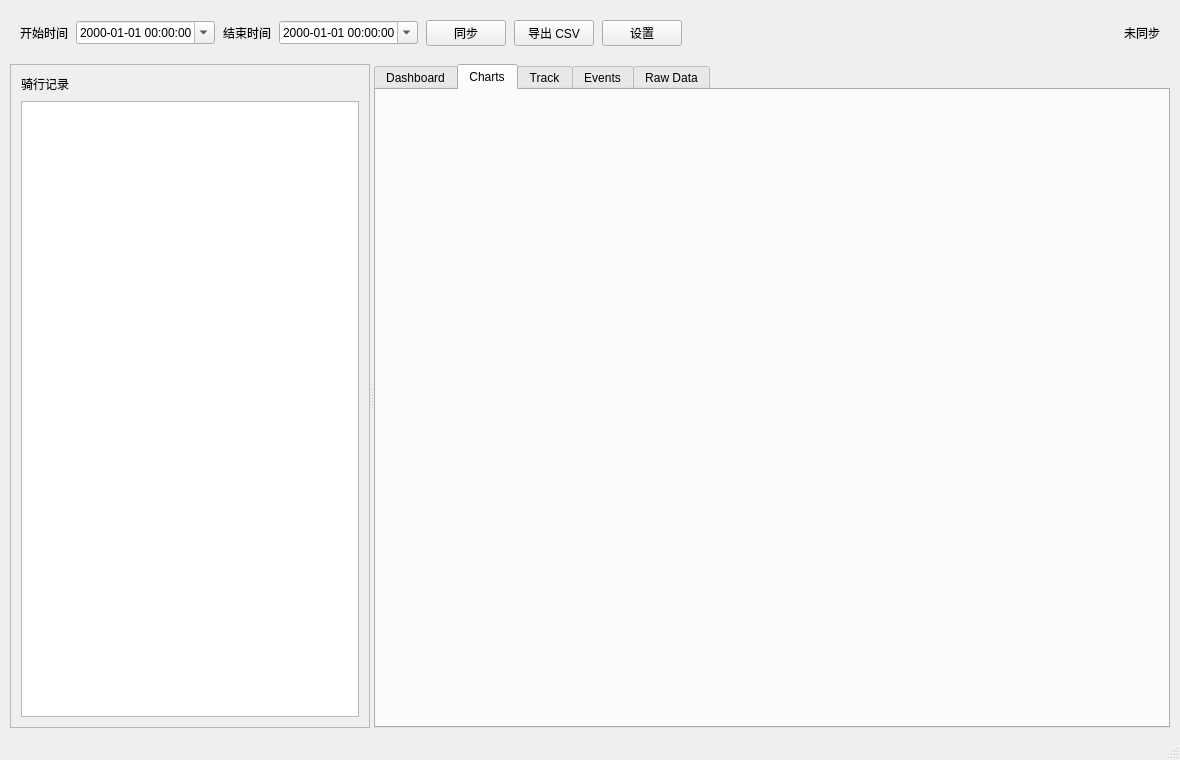
<?xml version="1.0" encoding="UTF-8"?>
<ui version="4.0">
 <class>MainWindow</class>
 <widget class="QMainWindow" name="MainWindow">
  <property name="geometry">
   <rect>
    <x>0</x>
    <y>0</y>
    <width>1180</width>
    <height>760</height>
   </rect>
  </property>
  <property name="windowTitle">
   <string>CyclingDataAnalyzer</string>
  </property>
  <widget class="QWidget" name="centralwidget">
   <layout class="QVBoxLayout" name="mainVerticalLayout">
    <property name="spacing">
     <number>8</number>
    </property>
    <property name="leftMargin">
     <number>10</number>
    </property>
    <property name="topMargin">
     <number>10</number>
    </property>
    <property name="rightMargin">
     <number>10</number>
    </property>
    <property name="bottomMargin">
     <number>10</number>
    </property>
    <item>
     <widget class="QFrame" name="topBarFrame">
      <property name="sizePolicy">
       <sizepolicy hsizetype="Expanding" vsizetype="Fixed">
        <horstretch>0</horstretch>
        <verstretch>0</verstretch>
       </sizepolicy>
      </property>
      <property name="minimumSize">
       <size>
        <width>0</width>
        <height>46</height>
       </size>
      </property>
      <property name="maximumSize">
       <size>
        <width>16777215</width>
        <height>54</height>
       </size>
      </property>
      <property name="frameShape">
       <enum>QFrame::Shape::NoFrame</enum>
      </property>
      <property name="frameShadow">
       <enum>QFrame::Shadow::Plain</enum>
      </property>
      <layout class="QHBoxLayout" name="topBarLayout">
       <property name="spacing">
        <number>8</number>
       </property>
       <property name="leftMargin">
        <number>10</number>
       </property>
       <property name="topMargin">
        <number>4</number>
       </property>
       <property name="rightMargin">
        <number>10</number>
       </property>
       <property name="bottomMargin">
        <number>4</number>
       </property>
       <item>
        <widget class="QLabel" name="startTimeLabel">
         <property name="text">
          <string>开始时间</string>
         </property>
        </widget>
       </item>
       <item>
        <widget class="QDateTimeEdit" name="startDateTimeEdit">
         <property name="displayFormat">
          <string>yyyy-MM-dd HH:mm:ss</string>
         </property>
         <property name="calendarPopup">
          <bool>true</bool>
         </property>
        </widget>
       </item>
       <item>
        <widget class="QLabel" name="endTimeLabel">
         <property name="text">
          <string>结束时间</string>
         </property>
        </widget>
       </item>
       <item>
        <widget class="QDateTimeEdit" name="endDateTimeEdit">
         <property name="displayFormat">
          <string>yyyy-MM-dd HH:mm:ss</string>
         </property>
         <property name="calendarPopup">
          <bool>true</bool>
         </property>
        </widget>
       </item>
       <item>
        <widget class="QPushButton" name="syncButton">
         <property name="text">
          <string>同步</string>
         </property>
        </widget>
       </item>
       <item>
        <widget class="QPushButton" name="exportButton">
         <property name="text">
          <string>导出 CSV</string>
         </property>
        </widget>
       </item>
       <item>
        <widget class="QPushButton" name="settingsButton">
         <property name="text">
          <string>设置</string>
         </property>
        </widget>
       </item>
       <item>
        <spacer name="topBarSpacer">
         <property name="orientation">
          <enum>Qt::Orientation::Horizontal</enum>
         </property>
         <property name="sizeHint" stdset="0">
          <size>
           <width>40</width>
           <height>20</height>
          </size>
         </property>
        </spacer>
       </item>
       <item>
        <widget class="QLabel" name="syncStateLabel">
         <property name="text">
          <string>未同步</string>
         </property>
         <property name="alignment">
          <set>Qt::AlignmentFlag::AlignRight|Qt::AlignmentFlag::AlignTrailing|Qt::AlignmentFlag::AlignVCenter</set>
         </property>
        </widget>
       </item>
      </layout>
     </widget>
    </item>
    <item>
     <widget class="QSplitter" name="mainSplitter">
      <property name="sizePolicy">
       <sizepolicy hsizetype="Expanding" vsizetype="Expanding">
        <horstretch>0</horstretch>
        <verstretch>1</verstretch>
       </sizepolicy>
      </property>
      <property name="orientation">
       <enum>Qt::Orientation::Horizontal</enum>
      </property>
      <widget class="QFrame" name="rideListFrame">
       <property name="minimumSize">
        <size>
         <width>260</width>
         <height>0</height>
        </size>
       </property>
       <property name="maximumSize">
        <size>
         <width>360</width>
         <height>16777215</height>
        </size>
       </property>
       <property name="frameShape">
        <enum>QFrame::Shape::StyledPanel</enum>
       </property>
       <layout class="QVBoxLayout" name="rideListLayout">
        <property name="spacing">
         <number>8</number>
        </property>
        <property name="leftMargin">
         <number>10</number>
        </property>
        <property name="topMargin">
         <number>10</number>
        </property>
        <property name="rightMargin">
         <number>10</number>
        </property>
        <property name="bottomMargin">
         <number>10</number>
        </property>
        <item>
         <widget class="QLabel" name="rideListTitleLabel">
          <property name="text">
           <string>骑行记录</string>
          </property>
         </widget>
        </item>
        <item>
         <widget class="QListWidget" name="rideListWidget"/>
        </item>
       </layout>
      </widget>
      <widget class="QTabWidget" name="contentTabWidget">
       <property name="currentIndex">
        <number>1</number>
       </property>
       <widget class="QWidget" name="dashboardTab">
        <attribute name="title">
         <string>Dashboard</string>
        </attribute>
        <layout class="QVBoxLayout" name="dashboardLayout">
         <property name="spacing">
          <number>10</number>
         </property>
         <property name="leftMargin">
          <number>12</number>
         </property>
         <property name="topMargin">
          <number>12</number>
         </property>
         <property name="rightMargin">
          <number>12</number>
         </property>
         <property name="bottomMargin">
          <number>12</number>
         </property>
         <item>
          <widget class="QLabel" name="dashboardTitleLabel">
           <property name="maximumSize">
            <size>
             <width>16777215</width>
             <height>24</height>
            </size>
           </property>
           <property name="font">
            <font>
             <pointsize>10</pointsize>
             <bold>true</bold>
            </font>
           </property>
           <property name="text">
            <string>请选择一条骑行记录</string>
           </property>
          </widget>
         </item>
         <item>
          <layout class="QGridLayout" name="statsGridLayout">
           <property name="spacing">
            <number>18</number>
           </property>
           <item row="0" column="0">
            <widget class="QGroupBox" name="timeGroupBox">
             <property name="minimumSize">
              <size>
               <width>0</width>
               <height>118</height>
              </size>
             </property>
             <property name="title">
              <string>时间</string>
             </property>
             <layout class="QHBoxLayout" name="timeGroupLayout">
              <property name="spacing">
               <number>14</number>
              </property>
              <item>
               <widget class="QLabel" name="timeIconLabel">
                <property name="minimumSize">
                 <size>
                  <width>42</width>
                  <height>42</height>
                 </size>
                </property>
                <property name="maximumSize">
                 <size>
                  <width>42</width>
                  <height>42</height>
                 </size>
                </property>
                <property name="frameShape">
                 <enum>QFrame::Shape::StyledPanel</enum>
                </property>
                <property name="alignment">
                 <set>Qt::AlignmentFlag::AlignCenter</set>
                </property>
               </widget>
              </item>
              <item>
               <layout class="QFormLayout" name="timeFormLayout">
                <property name="topMargin">
                 <number>6</number>
                </property>
                <property name="bottomMargin">
                 <number>6</number>
                </property>
                <item row="0" column="0">
                 <widget class="QLabel" name="rideStartLabel">
                  <property name="text">
                   <string>开始</string>
                  </property>
                 </widget>
                </item>
                <item row="0" column="1">
                 <widget class="QLabel" name="rideStartValueLabel">
                  <property name="text">
                   <string>-</string>
                  </property>
                 </widget>
                </item>
                <item row="1" column="0">
                 <widget class="QLabel" name="rideEndLabel">
                  <property name="text">
                   <string>结束</string>
                  </property>
                 </widget>
                </item>
                <item row="1" column="1">
                 <widget class="QLabel" name="rideEndValueLabel">
                  <property name="text">
                   <string>-</string>
                  </property>
                 </widget>
                </item>
                <item row="2" column="0">
                 <widget class="QLabel" name="rideDurationLabel">
                  <property name="text">
                   <string>时长</string>
                  </property>
                 </widget>
                </item>
                <item row="2" column="1">
                 <widget class="QLabel" name="rideDurationValueLabel">
                  <property name="text">
                   <string>-</string>
                  </property>
                 </widget>
                </item>
               </layout>
              </item>
             </layout>
            </widget>
           </item>
           <item row="0" column="1">
            <widget class="QGroupBox" name="distanceGroupBox">
             <property name="minimumSize">
              <size>
               <width>0</width>
               <height>118</height>
              </size>
             </property>
             <property name="title">
              <string>里程</string>
             </property>
             <layout class="QHBoxLayout" name="distanceGroupLayout">
              <property name="spacing">
               <number>14</number>
              </property>
              <item>
               <widget class="QLabel" name="distanceIconLabel">
                <property name="minimumSize">
                 <size>
                  <width>42</width>
                  <height>42</height>
                 </size>
                </property>
                <property name="maximumSize">
                 <size>
                  <width>42</width>
                  <height>42</height>
                 </size>
                </property>
                <property name="frameShape">
                 <enum>QFrame::Shape::StyledPanel</enum>
                </property>
                <property name="alignment">
                 <set>Qt::AlignmentFlag::AlignCenter</set>
                </property>
               </widget>
              </item>
              <item>
               <layout class="QFormLayout" name="distanceFormLayout">
                <property name="topMargin">
                 <number>14</number>
                </property>
                <property name="bottomMargin">
                 <number>14</number>
                </property>
                <item row="0" column="0">
                 <widget class="QLabel" name="tripMileageLabel">
                  <property name="text">
                   <string>单次里程</string>
                  </property>
                 </widget>
                </item>
                <item row="0" column="1">
                 <widget class="QLabel" name="tripMileageValueLabel">
                  <property name="text">
                   <string>-</string>
                  </property>
                 </widget>
                </item>
                <item row="1" column="0">
                 <widget class="QLabel" name="totalMileageLabel">
                  <property name="text">
                   <string>总里程</string>
                  </property>
                 </widget>
                </item>
                <item row="1" column="1">
                 <widget class="QLabel" name="totalMileageValueLabel">
                  <property name="text">
                   <string>-</string>
                  </property>
                 </widget>
                </item>
               </layout>
              </item>
             </layout>
            </widget>
           </item>
           <item row="1" column="0">
            <widget class="QGroupBox" name="heartRateGroupBox">
             <property name="minimumSize">
              <size>
               <width>0</width>
               <height>118</height>
              </size>
             </property>
             <property name="title">
              <string>心率</string>
             </property>
             <layout class="QHBoxLayout" name="heartRateGroupLayout">
              <property name="spacing">
               <number>14</number>
              </property>
              <item>
               <widget class="QLabel" name="heartRateIconLabel">
                <property name="minimumSize">
                 <size>
                  <width>42</width>
                  <height>42</height>
                 </size>
                </property>
                <property name="maximumSize">
                 <size>
                  <width>42</width>
                  <height>42</height>
                 </size>
                </property>
                <property name="frameShape">
                 <enum>QFrame::Shape::StyledPanel</enum>
                </property>
                <property name="alignment">
                 <set>Qt::AlignmentFlag::AlignCenter</set>
                </property>
               </widget>
              </item>
              <item>
               <layout class="QFormLayout" name="heartRateFormLayout">
                <property name="topMargin">
                 <number>14</number>
                </property>
                <property name="bottomMargin">
                 <number>14</number>
                </property>
                <item row="0" column="0">
                 <widget class="QLabel" name="avgHeartRateLabel">
                  <property name="text">
                   <string>平均心率</string>
                  </property>
                 </widget>
                </item>
                <item row="0" column="1">
                 <widget class="QLabel" name="avgHeartRateValueLabel">
                  <property name="text">
                   <string>-</string>
                  </property>
                 </widget>
                </item>
                <item row="1" column="0">
                 <widget class="QLabel" name="maxHeartRateLabel">
                  <property name="text">
                   <string>最大心率</string>
                  </property>
                 </widget>
                </item>
                <item row="1" column="1">
                 <widget class="QLabel" name="maxHeartRateValueLabel">
                  <property name="text">
                   <string>-</string>
                  </property>
                 </widget>
                </item>
               </layout>
              </item>
             </layout>
            </widget>
           </item>
           <item row="1" column="1">
            <widget class="QGroupBox" name="speedGroupBox">
             <property name="minimumSize">
              <size>
               <width>0</width>
               <height>118</height>
              </size>
             </property>
             <property name="title">
              <string>速度</string>
             </property>
             <layout class="QHBoxLayout" name="speedGroupLayout">
              <property name="spacing">
               <number>14</number>
              </property>
              <item>
               <widget class="QLabel" name="speedIconLabel">
                <property name="minimumSize">
                 <size>
                  <width>42</width>
                  <height>42</height>
                 </size>
                </property>
                <property name="maximumSize">
                 <size>
                  <width>42</width>
                  <height>42</height>
                 </size>
                </property>
                <property name="frameShape">
                 <enum>QFrame::Shape::StyledPanel</enum>
                </property>
                <property name="alignment">
                 <set>Qt::AlignmentFlag::AlignCenter</set>
                </property>
               </widget>
              </item>
              <item>
               <layout class="QFormLayout" name="speedFormLayout">
                <property name="topMargin">
                 <number>14</number>
                </property>
                <property name="bottomMargin">
                 <number>14</number>
                </property>
                <item row="0" column="0">
                 <widget class="QLabel" name="avgSpeedLabel">
                  <property name="text">
                   <string>平均速度</string>
                  </property>
                 </widget>
                </item>
                <item row="0" column="1">
                 <widget class="QLabel" name="avgSpeedValueLabel">
                  <property name="text">
                   <string>-</string>
                  </property>
                 </widget>
                </item>
                <item row="1" column="0">
                 <widget class="QLabel" name="maxSpeedLabel">
                  <property name="text">
                   <string>最大速度</string>
                  </property>
                 </widget>
                </item>
                <item row="1" column="1">
                 <widget class="QLabel" name="maxSpeedValueLabel">
                  <property name="text">
                   <string>-</string>
                  </property>
                 </widget>
                </item>
               </layout>
              </item>
             </layout>
            </widget>
           </item>
           <item row="2" column="0">
            <widget class="QGroupBox" name="spo2GroupBox">
             <property name="minimumSize">
              <size>
               <width>0</width>
               <height>118</height>
              </size>
             </property>
             <property name="title">
              <string>血氧</string>
             </property>
             <layout class="QHBoxLayout" name="spo2GroupLayout">
              <property name="spacing">
               <number>14</number>
              </property>
              <item>
               <widget class="QLabel" name="spo2IconLabel">
                <property name="minimumSize">
                 <size>
                  <width>42</width>
                  <height>42</height>
                 </size>
                </property>
                <property name="maximumSize">
                 <size>
                  <width>42</width>
                  <height>42</height>
                 </size>
                </property>
                <property name="frameShape">
                 <enum>QFrame::Shape::StyledPanel</enum>
                </property>
                <property name="alignment">
                 <set>Qt::AlignmentFlag::AlignCenter</set>
                </property>
               </widget>
              </item>
              <item>
               <layout class="QFormLayout" name="spo2FormLayout">
                <property name="topMargin">
                 <number>14</number>
                </property>
                <property name="bottomMargin">
                 <number>14</number>
                </property>
                <item row="0" column="0">
                 <widget class="QLabel" name="avgSpo2Label">
                  <property name="text">
                   <string>平均血氧</string>
                  </property>
                 </widget>
                </item>
                <item row="0" column="1">
                 <widget class="QLabel" name="avgSpo2ValueLabel">
                  <property name="text">
                   <string>-</string>
                  </property>
                 </widget>
                </item>
                <item row="1" column="0">
                 <widget class="QLabel" name="minSpo2Label">
                  <property name="text">
                   <string>最低血氧</string>
                  </property>
                 </widget>
                </item>
                <item row="1" column="1">
                 <widget class="QLabel" name="minSpo2ValueLabel">
                  <property name="text">
                   <string>-</string>
                  </property>
                 </widget>
                </item>
               </layout>
              </item>
             </layout>
            </widget>
           </item>
           <item row="2" column="1">
            <widget class="QGroupBox" name="environmentGroupBox">
             <property name="minimumSize">
              <size>
               <width>0</width>
               <height>118</height>
              </size>
             </property>
             <property name="title">
              <string>环境</string>
             </property>
             <layout class="QHBoxLayout" name="environmentGroupLayout">
              <property name="spacing">
               <number>14</number>
              </property>
              <item>
               <widget class="QLabel" name="environmentIconLabel">
                <property name="minimumSize">
                 <size>
                  <width>42</width>
                  <height>42</height>
                 </size>
                </property>
                <property name="maximumSize">
                 <size>
                  <width>42</width>
                  <height>42</height>
                 </size>
                </property>
                <property name="frameShape">
                 <enum>QFrame::Shape::StyledPanel</enum>
                </property>
                <property name="alignment">
                 <set>Qt::AlignmentFlag::AlignCenter</set>
                </property>
               </widget>
              </item>
              <item>
               <layout class="QFormLayout" name="environmentFormLayout">
                <property name="topMargin">
                 <number>14</number>
                </property>
                <property name="bottomMargin">
                 <number>14</number>
                </property>
                <item row="0" column="0">
                 <widget class="QLabel" name="avgTemperatureLabel">
                  <property name="text">
                   <string>平均温度</string>
                  </property>
                 </widget>
                </item>
                <item row="0" column="1">
                 <widget class="QLabel" name="avgTemperatureValueLabel">
                  <property name="text">
                   <string>-</string>
                  </property>
                 </widget>
                </item>
                <item row="1" column="0">
                 <widget class="QLabel" name="avgHumidityLabel">
                  <property name="text">
                   <string>平均湿度</string>
                  </property>
                 </widget>
                </item>
                <item row="1" column="1">
                 <widget class="QLabel" name="avgHumidityValueLabel">
                  <property name="text">
                   <string>-</string>
                  </property>
                 </widget>
                </item>
               </layout>
              </item>
             </layout>
            </widget>
           </item>
           <item row="3" column="0" colspan="2">
            <widget class="QGroupBox" name="eventGroupBox">
             <property name="minimumSize">
              <size>
               <width>0</width>
               <height>92</height>
              </size>
             </property>
             <property name="title">
              <string>事件</string>
             </property>
             <layout class="QHBoxLayout" name="eventGroupLayout">
              <property name="spacing">
               <number>14</number>
              </property>
              <item>
               <layout class="QFormLayout" name="eventFormLayout">
                <property name="topMargin">
                 <number>18</number>
                </property>
                <property name="bottomMargin">
                 <number>18</number>
                </property>
                <item row="0" column="0">
                 <widget class="QLabel" name="eventCountLabel">
                  <property name="text">
                   <string>事件数量</string>
                  </property>
                 </widget>
                </item>
                <item row="0" column="1">
                 <widget class="QLabel" name="eventCountValueLabel">
                  <property name="text">
                   <string>-</string>
                  </property>
                 </widget>
                </item>
               </layout>
              </item>
             </layout>
            </widget>
           </item>
          </layout>
         </item>
        </layout>
       </widget>
       <widget class="QWidget" name="chartsTab">
        <attribute name="title">
         <string>Charts</string>
        </attribute>
        <layout class="QVBoxLayout" name="chartsLayout">
         <item>
          <widget class="QWidget" name="chartsContainerWidget" native="true"/>
         </item>
        </layout>
       </widget>
       <widget class="QWidget" name="trackTab">
        <attribute name="title">
         <string>Track</string>
        </attribute>
        <layout class="QVBoxLayout" name="trackLayout">
         <item>
          <widget class="QLabel" name="trackPlaceholderLabel">
           <property name="text">
            <string>GPS 轨迹区域</string>
           </property>
           <property name="alignment">
            <set>Qt::AlignmentFlag::AlignCenter</set>
           </property>
          </widget>
         </item>
        </layout>
       </widget>
       <widget class="QWidget" name="eventsTab">
        <attribute name="title">
         <string>Events</string>
        </attribute>
        <layout class="QVBoxLayout" name="eventsLayout">
         <item>
          <widget class="QTableWidget" name="eventsTableWidget">
           <column>
            <property name="text">
             <string>时间</string>
            </property>
           </column>
           <column>
            <property name="text">
             <string>事件</string>
            </property>
           </column>
           <column>
            <property name="text">
             <string>类型</string>
            </property>
           </column>
           <column>
            <property name="text">
             <string>心率</string>
            </property>
           </column>
           <column>
            <property name="text">
             <string>经纬度</string>
            </property>
           </column>
          </widget>
         </item>
        </layout>
       </widget>
       <widget class="QWidget" name="rawDataTab">
        <attribute name="title">
         <string>Raw Data</string>
        </attribute>
        <layout class="QVBoxLayout" name="rawDataLayout">
         <item>
          <widget class="QTableView" name="rawDataTableView"/>
         </item>
        </layout>
       </widget>
      </widget>
     </widget>
    </item>
   </layout>
  </widget>
  <widget class="QMenuBar" name="menubar">
   <property name="geometry">
    <rect>
     <x>0</x>
     <y>0</y>
     <width>1180</width>
     <height>25</height>
    </rect>
   </property>
  </widget>
  <widget class="QStatusBar" name="statusbar"/>
 </widget>
 <resources/>
 <connections/>
</ui>
